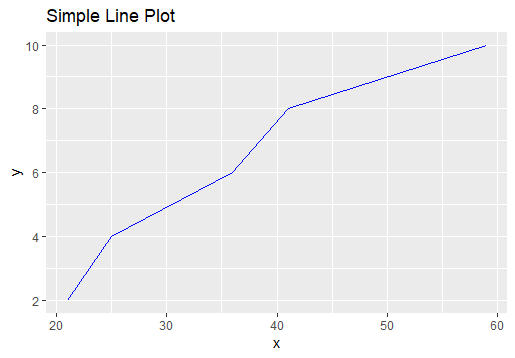

The script that drew this image:
# Plotting Graph in R
install.packages("ggplot2")
library("ggplot2")

df <- data.frame(x = c(21, 25, 36, 41, 59),
                 y = c(2, 4, 6, 8, 10))

plot <- ggplot(df, aes(x = x, y = y))

plot + geom_line(color = "blue") + labs(title = "Simple Line Plot")


# Scatter Plot
# Create a simple scatter plot
x <- c(1, 2, 3, 4, 5)
y <- c(2, 3, 5, 4, 6)

# Plot the data
plot(x, y, 
     main = "Scatter Plot Example",  # Title of the plot
     xlab = "X-axis Label",         # Label for the X-axis
     ylab = "Y-axis Label",         # Label for the Y-axis
     pch = 19,                      # Point character (19 = solid circle)
     col = "blue"                   # Point color
)
